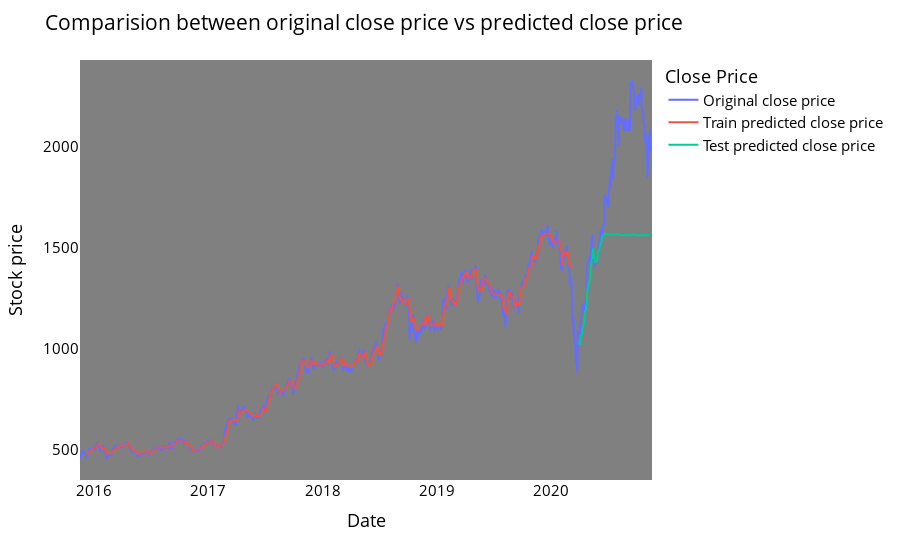

Notebook source saved alongside this figure:
### Markdown cell above
## Comparision between original stock close price vs predicted close price

### Code cell
# shift train predictions for plotting

look_back=time_step
trainPredictPlot = np.empty_like(closedf)
trainPredictPlot[:, :] = np.nan
trainPredictPlot[look_back:len(train_predict)+look_back, :] = train_predict
print("Train predicted data: ", trainPredictPlot.shape)

# shift test predictions for plotting
testPredictPlot = np.empty_like(closedf)
testPredictPlot[:, :] = np.nan
testPredictPlot[len(train_predict)+(look_back*2)+1:len(closedf)-1, :] = test_predict
print("Test predicted data: ", testPredictPlot.shape)

names = cycle(['Original close price','Train predicted close price','Test predicted close price'])

plotdf = pd.DataFrame({'Date': close_stock['Date'],
                       'original_close': close_stock['Close'],
                      'train_predicted_close': trainPredictPlot.reshape(1,-1)[0].tolist(),
                      'test_predicted_close': testPredictPlot.reshape(1,-1)[0].tolist()})

fig = px.line(plotdf,x=plotdf['Date'], y=[plotdf['original_close'],plotdf['train_predicted_close'],
                                          plotdf['test_predicted_close']],
              labels={'value':'Stock price','Date': 'Date'})
fig.update_layout(title_text='Comparision between original close price vs predicted close price',
                  plot_bgcolor='gray', font_size=15, font_color='black',legend_title_text='Close Price')
fig.for_each_trace(lambda t:  t.update(name = next(names)))

fig.update_xaxes(showgrid=False)
fig.update_yaxes(showgrid=False)
fig.show()

### Figure 1 — Plotly figure (JSON) as saved in the notebook; plotly's stock layout.template omitted (floating-point values rounded to 4 significant figures; data arrays with more than 128 entries replaced by an {"elided": "..."} marker saying what was removed)
{"data": [{"hovertemplate": "variable=original_close<br>Date=%{x}<br>Stock price=%{y}<extra></extra>", "legendgroup": "original_close", "line": {"color": "#636efa", "dash": "solid"}, "marker": {"symbol": "circle"}, "mode": "lines", "name": "Original close price", "showlegend": true, "type": "scattergl", "x": {"elided": "1232 str values"}, "xaxis": "x", "y": {"elided": "1232 float values"}, "yaxis": "y"}, {"hovertemplate": "variable=train_predicted_close<br>Date=%{x}<br>Stock price=%{y}<extra></extra>", "legendgroup": "train_predicted_close", "line": {"color": "#EF553B", "dash": "solid"}, "marker": {"symbol": "circle"}, "mode": "lines", "name": "Train predicted close price", "showlegend": true, "type": "scattergl", "x": {"elided": "1232 str values"}, "xaxis": "x", "y": {"elided": "1232 float values"}, "yaxis": "y"}, {"hovertemplate": "variable=test_predicted_close<br>Date=%{x}<br>Stock price=%{y}<extra></extra>", "legendgroup": "test_predicted_close", "line": {"color": "#00cc96", "dash": "solid"}, "marker": {"symbol": "circle"}, "mode": "lines", "name": "Test predicted close price", "showlegend": true, "type": "scattergl", "x": {"elided": "1232 str values"}, "xaxis": "x", "y": {"elided": "1232 float values"}, "yaxis": "y"}], "layout": {"font": {"color": "black", "size": 15}, "legend": {"title": {"text": "Close Price"}, "tracegroupgap": 0}, "margin": {"t": 60}, "plot_bgcolor": "gray", "title": {"text": "Comparision between original close price vs predicted close price"}, "xaxis": {"anchor": "y", "domain": [0, 1], "showgrid": false, "title": {"text": "Date"}}, "yaxis": {"anchor": "x", "domain": [0, 1], "showgrid": false, "title": {"text": "Stock price"}}}}
